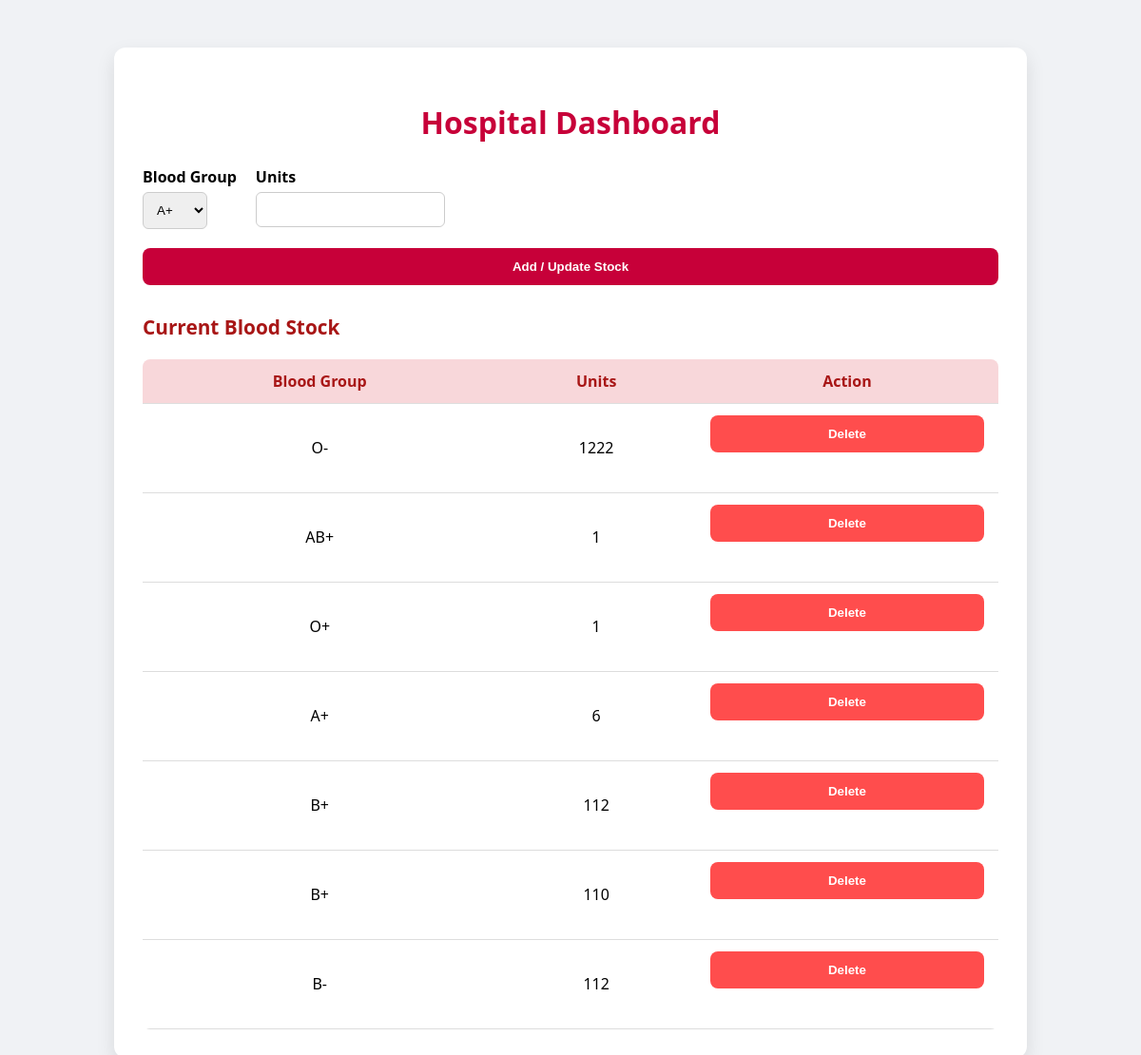
The page /hospital-dashboard/ on the database as committed earlier.
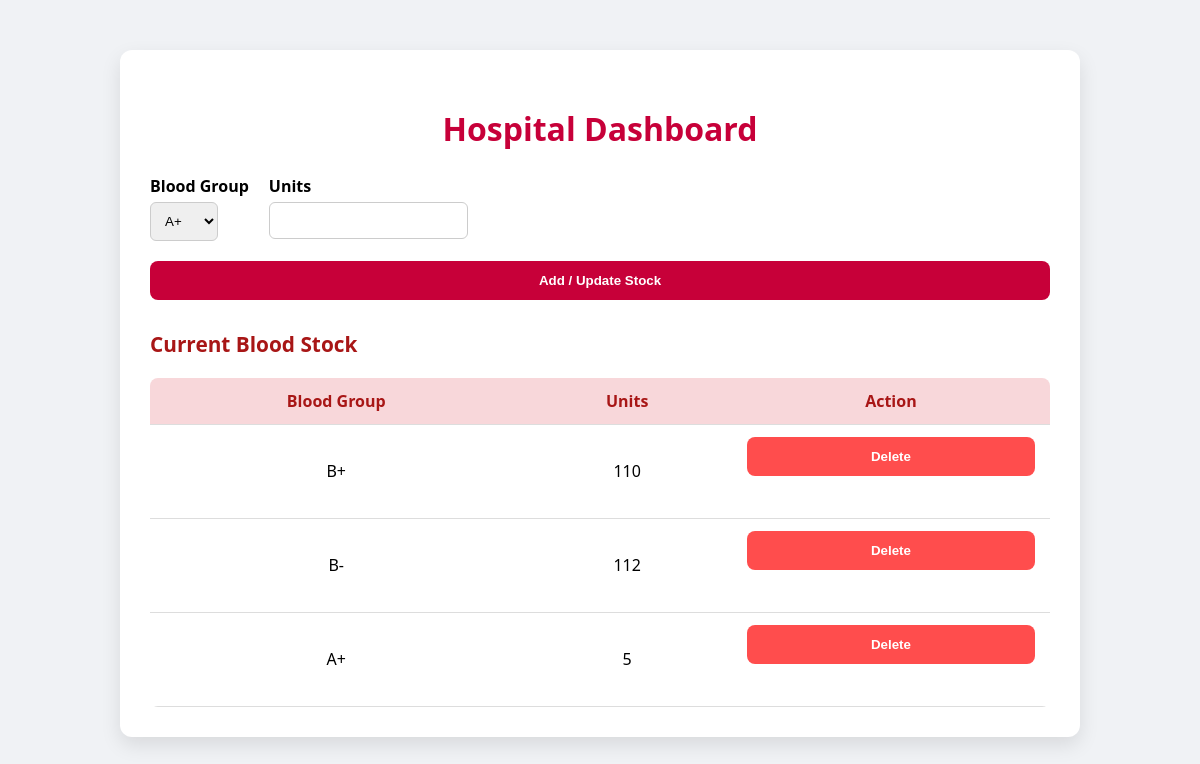
The same page on the database as committed later.
### bloodmanager/models.py (models this page shows, shortened)
class BloodStock(models.Model):
    hospital = models.ForeignKey(Hospital, on_delete=models.CASCADE, null=True, blank=True)
    blood_group = models.CharField(max_length=3, choices=BLOOD_GROUP_CHOICES)
    units = models.PositiveIntegerField(default=0)

### bloodmanager/views.py (the view, shortened to what this page needs)
# urls.py: path('hospital-dashboard/', views.hospital_dashboard, name='hospital-dashboard'),
def hospital_dashboard(request):
    stock = BloodStock.objects.all()
    context = {
        'stock': stock,
        'BLOOD_GROUP_CHOICES': BLOOD_GROUP_CHOICES,  # pass it to template
    }
    return render(request, 'hospital/hospital_dashboard.html', context)

### bloodmanager/templates/hospital/hospital_dashboard.html (shortened to what this page needs)
<!DOCTYPE html>
<html lang="en">
<head>
</head>
<body>
<div class="container">
    <h2>Hospital Dashboard</h2>
    <form method="POST">
        <div>
            <label for="blood_group">Blood Group</label>
            <select name="blood_group" id="blood_group" required>
                {% for group, _ in BLOOD_GROUP_CHOICES %}
                    <option value="{{ group }}">{{ group }}</option>
                {% endfor %}
            </select>
        </div>
        <div>
            <label for="units">Units</label>
            <input type="number" name="units" id="units" min="1" required>
        </div>
        <button type="submit">Add / Update Stock</button>
    </form>
    <h3>Current Blood Stock</h3>
    <table>
        <thead>
            <tr>
                <th>Blood Group</th>
                <th>Units</th>
                <th>Action</th>
            </tr>
        </thead>
        <tbody>
            {% for item in stock %}
            <tr>
                <td>{{ item.blood_group }}</td>
                <td>{{ item.units }}</td>
                <td>
                    <form method="POST" action="{% url 'delete_stock' item.id %}">
                        <button type="submit" style="background:#ff4d4d;">Delete</button>
                    </form>
                </td>
            </tr>
            {% empty %}
            <tr>
                <td colspan="3">No stock available.</td>
            </tr>
            {% endfor %}
        </tbody>
    </table>
</div>
</body>
</html>

### bloodmanager/templates/hospital/hospital_dashboard.html (style rules this page uses)
body { font-family: 'Segoe UI', Tahoma, Geneva, Verdana, sans-serif; background: #f0f2f5; margin: 0; padding: 0; }
.container { max-width: 900px; margin: 50px auto; background: #fff; padding: 30px; border-radius: 12px; box-shadow: 0 8px 20px rgba(0,0,0,0.1); }
h2 { color: #c70039; margin-bottom: 25px; text-align: center; font-size: 2rem; }
h3 { color: #a81616; margin-bottom: 15px; font-size: 1.3rem; }
form { display: flex; gap: 20px; flex-wrap: wrap; margin-bottom: 30px; }
form label { display: block; margin-bottom: 5px; font-weight: 600; }
form select, form input[type=number] { padding: 10px; border-radius: 6px; border: 1px solid #ccc; flex: 1; }
form button { background: #c70039; color: #fff; border: none; padding: 12px 20px; border-radius: 8px; cursor: pointer; font-weight: 600; transition: 0.3s; flex-basis: 100%; }
table { width: 100%; border-collapse: collapse; margin-top: 20px; border-radius: 8px; overflow: hidden; }
th, td { padding: 12px 15px; text-align: center; border-bottom: 1px solid #ddd; }
th { background: #f8d7da; color: #a81616; font-weight: 600; }

Rows that differ between the two databases and show on the page:
removed BloodStock: blood_group "O-", units "1222"
removed BloodStock: blood_group "AB+", units "1"
removed BloodStock: blood_group "O+", units "1"
removed BloodStock: blood_group "A+", units "6"
removed BloodStock: blood_group "B+", units "112"
added BloodStock: blood_group "A+", units "5"
